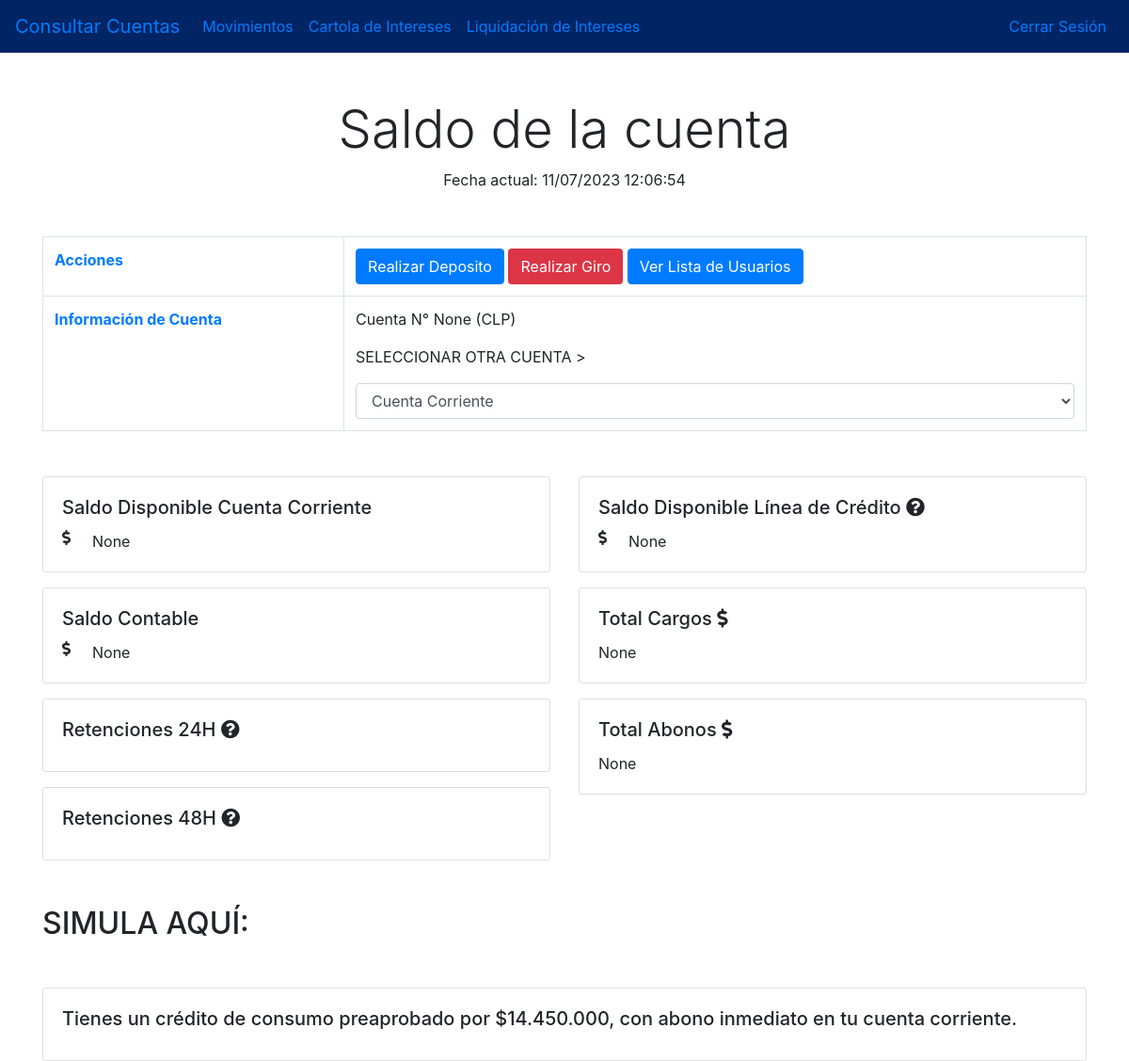
Page /iniciar/detalle_cuenta/10/ on the committed database.
### iniciar/models.py (models this page shows, shortened)
class NuevoRegistro(models.Model):
    rut = models.CharField(max_length=12, unique=True)
    Nombres = models.CharField(max_length=100)
    Apellidos = models.CharField(max_length=100)
    Clave = models.CharField(max_length=128)
    NumeroCuenta = models.CharField(max_length=20, null=True, blank=True)
    SaldoContable = models.DecimalField(max_digits=10, decimal_places=2, null=True, blank=True)
    SaldoCuentaCorriente = models.DecimalField(max_digits=10, decimal_places=2, null=True, blank=True)
    SaldoLineaCredito = models.DecimalField(max_digits=10, decimal_places=2, null=True, blank=True)
    TotalCargos = models.DecimalField(max_digits=10, decimal_places=2, null=True, blank=True)
    TotalAbonos = models.DecimalField(max_digits=10, decimal_places=2, null=True, blank=True)
    Estado = models.BooleanField(default=True)
    intentos_fallidos = models.PositiveIntegerField(default=0)

### iniciar/views.py (the view)
    def wrapped_view(request, *args, **kwargs):
        try:
            return view_func(request, *args, **kwargs)
        except IntegrityError as e:
            error_message = str(e)
            return render(request, 'error.html', {'error_message': error_message})
        except NuevoRegistro.DoesNotExist:
            error_message = 'Usuario no encontrado'
            return render(request, 'error.html', {'error_message': error_message})
        except Exception as e:
            error_message = str(e)
            return render(request, 'error.html', {'error_message': error_message})

### iniciar/views.py (called while the page is built)
def handle_errors(view_func):
    def wrapped_view(request, *args, **kwargs):
        try:
            return view_func(request, *args, **kwargs)
        except IntegrityError as e:
            error_message = str(e)
            return render(request, 'error.html', {'error_message': error_message})
        except NuevoRegistro.DoesNotExist:
            error_message = 'Usuario no encontrado'
            return render(request, 'error.html', {'error_message': error_message})
        except Exception as e:
            error_message = str(e)
            return render(request, 'error.html', {'error_message': error_message})
    return wrapped_view

@handle_errors
def detalle_cuenta(request, usuario_id):
    try:
        usuario = NuevoRegistro.objects.get(id=usuario_id)
        now = datetime.now()
        context = {
            'usuario': usuario,
            'fecha_actual': now,
        }
        return render(request, 'detalle_cuenta.html', context)
    except NuevoRegistro.DoesNotExist:
        messages.error(request, 'Usuario no encontrado')
    return redirect('custom_login')

### iniciar/templates/detalle_cuenta.html (shortened to what this page needs)
{% load static %}
<!DOCTYPE html>
<html lang="en">
  <head>
    <link
      rel="stylesheet"
      href="https://maxcdn.bootstrapcdn.com/bootstrap/4.5.2/css/bootstrap.min.css"
    />
    <link
      rel="stylesheet"
      href="https://cdnjs.cloudflare.com/ajax/libs/font-awesome/5.15.3/css/all.min.css"
    />
    <link
      rel="stylesheet"
      type="text/css"
      href="{% static 'css/stylesDetalle.css' %}"
    />
  </head>
  <body>
    <nav
      class="navbar navbar-expand-lg navbar-navbar-accordion-body bg-bg-secondary"
      style="background: #002464; color: white"
    >
      <a class="navbar-brand" href="#">Consultar Cuentas</a>
      <div class="collapse navbar-collapse" id="navbarNav">
        <ul class="navbar-nav">
          <li class="nav-item">
            <a class="nav-link" href="#">Movimientos</a>
          </li>
          <li class="nav-item">
            <a class="nav-link" href="#">Cartola de Intereses</a>
          </li>
          <li class="nav-item">
            <a class="nav-link" href="#">Liquidación de Intereses</a>
          </li>
        </ul>
      </div>
      <div class="navbar-nav ml-auto">
        <a class="nav-item nav-link" href="{% url 'custom_login' %}"
          >Cerrar Sesión</a
        >
      </div>
    </nav>
    <div class="container text-center mt-5">
      <h1 class="display-4">Saldo de la cuenta</h1>
      <p>Fecha actual: {{ fecha_actual|date:"m/d/Y H:i:s" }}</p>
  </div>
    <div class="container mt-5">
      <table class="table table-bordered table-hover">
          <tbody>
              <tr>
                  <th scope="row" class="text-primary">Acciones</th>
                  <td>
                      <a href="{% url 'ingresar_valor' usuario.id %}" class="btn btn-primary">Realizar Deposito</a>
                      <a href="{% url 'realizar_retiro' usuario.id %}" class="btn btn-btn-secondary bg-danger"style="color:white">Realizar Giro</a>
                      <a href="{% url 'lista_usuarios' %}" class="btn btn-primary">Ver Lista de Usuarios</a>
                  </td>
              </tr>
              {% if usuario %}
              <tr>
                  <th scope="row" class="text-primary">Información de Cuenta</th>
                  <td>
                      <p>Cuenta N° {{ usuario.NumeroCuenta }} (CLP)</p>
                      <p>SELECCIONAR OTRA CUENTA ></p>
                      <select class="form-control">
                          <option value="cuenta1">Cuenta Corriente</option>
                      </select>
                  </td>
              </tr>
              {% endif %}
          </tbody>
      </table>
  </div>
    <div class="container mt-5">
      <div class="row">
        <div class="col-md-6">
          <div class="card">
            <div class="card-body">
              <h5 class="card-title">Saldo Disponible Cuenta Corriente</h5>
              <div class="input-group">
                <div class="input-group-prepend">
                  <i class="fas fa-dollar-sign mr-4"></i>
                </div>
                <p class="card-text">{{ usuario.SaldoCuentaCorriente }}</p>
              </div>
            </div>
          </div>
          <div class="card mt-3">
            <div class="card-body">
              <h5 class="card-title">Saldo Contable</h5>
              <div class="input-group">
                <div class="input-group-prepend">
                  <i class="fas fa-dollar-sign mr-4"></i>
                </div>
                <p class="card-text">{{ usuario.SaldoContable }}</p>
              </div>
            </div>
          </div>
          <div class="card mt-3">
            <div class="card-body">
              <h5 class="card-title">
                Retenciones 24H <i class="fas fa-question-circle"></i>
              </h5>
            </div>
          </div>
          <div class="card mt-3">
            <div class="card-body">
              <h5 class="card-title">
                Retenciones 48H <i class="fas fa-question-circle"></i>
              </h5>
            </div>
          </div>
        </div>
        <div class="col-md-6">
          <div class="card">
            <div class="card-body">
              <h5 class="card-title">
                Saldo Disponible Línea de Crédito
                <i class="fas fa-question-circle"></i>
              </h5>
              <div class="input-group">
                <div class="input-group-prepend">
                  <i class="fas fa-dollar-sign mr-4"></i>
                </div>
                <p class="card-text">{{ usuario.SaldoLineaCredito }}</p>
              </div>
            </div>
          </div>
          <div class="card mt-3">
            <div class="card-body">
              <h5 class="card-title">
                Total Cargos <i class="fas fa-dollar-sign"></i>
              </h5>
              <p class="card-text">{{ usuario.TotalCargos }}</p>
            </div>
          </div>
          <div class="card mt-3">
            <div class="card-body">
              <h5 class="card-title">
                Total Abonos <i class="fas fa-dollar-sign"></i>
              </h5>
              <p class="card-text">{{ usuario.TotalAbonos }}</p>
            </div>
          </div>
        </div>
      </div>
    </div>
    <div class="container mt-5">
      <h2>SIMULA AQUÍ:</h2>
    </div>
    <div class="container mt-5">
      <div class="card">
        <div class="card-body">
          <h5 class="card-title">
            Tienes un crédito de consumo preaprobado por $14.450.000, con abono
            inmediato en tu cuenta corriente.
          </h5>
        </div>
      </div>
    </div>
  </body>
</html>

### rows in the picture
NuevoRegistro: NumeroCuenta "None", SaldoCuentaCorriente "None", SaldoContable "None", SaldoLineaCredito "None", TotalCargos "None", TotalAbonos "None"
